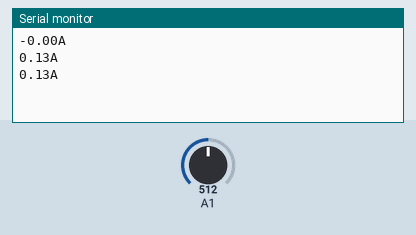
Bench run of a sketch on a simulated Arduino Uno, built with avr-gcc and run on an emulated ATmega328P. Shown: the last lines printed to the serial monitor. The test bench sets the inputs (shaded band); at power-on: A1 = 512.

Above: at 1.2 s.
1.3 s: A1 set to 716
At 2.0 s:
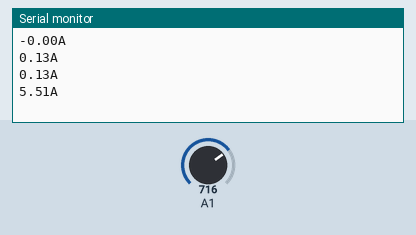
2.8 s: A1 set to 900
At 3.5 s:
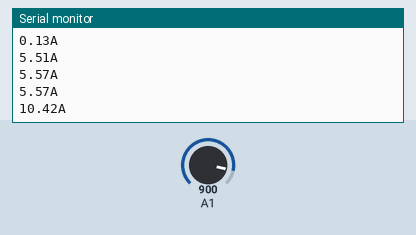
Timing chart, 0 to 5.8 s (numbered marks = the images above; inputs shaded):
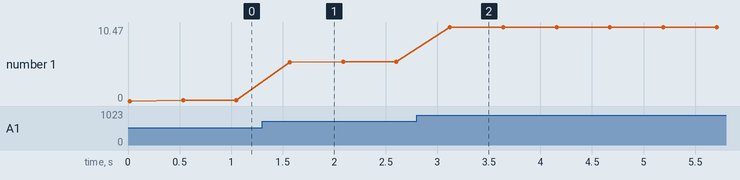

Measured:
- after the input at 1.3 s, the serial monitor: prints a new line after 0.27 s (image 1)
- after the input at 2.8 s, the serial monitor: prints a new line after 0.32 s (image 2)
- plotted number 1: 0.13 → 5.57 after the input at 1.3 s, 5.57 → 10.47 after the input at 2.8 s

The sketch:

ACS_712__code.ino
```cpp
// Code for current measurement by using a ACS712 (5A) hall effect current sensor
// by deba168 on 17/03/15


  int temp=0;
  float sum =0;
  float AMPS_SCALE =0;
  float amps=0;
  void setup()
  {

  Serial.begin(9600);
  }

  void loop()
  {
    for(int i = 0; i < 100; i++)  // loop through reading raw adc values 100 number of times
  {
    temp=analogRead(A1);     // read the input pin
    sum += temp;             // store sum for averaging
    delayMicroseconds(50);
  }
   sum=sum/100;              // divide sum by 100 to get average

  // Calibration  for current

   AMPS_SCALE= 0.00488/ 0.185;    //5/1024 = 0.00488  // Sensitivity = 185mV
   amps = AMPS_SCALE* sum - 13.51;   // 2.5/0.185 = 13.51

  Serial.print(amps);
  Serial.println("A");
  delay(500);
  }
```
